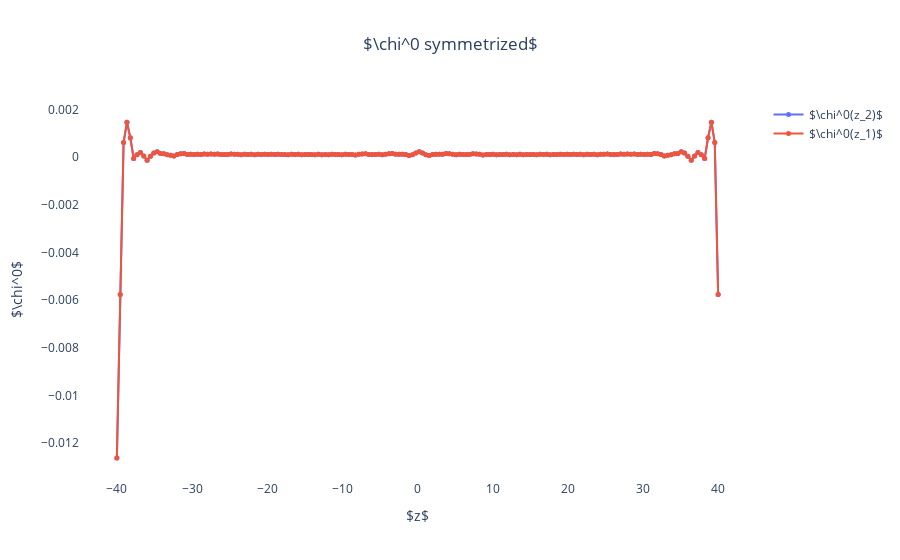

Source (notebook cell):
### Code cell
fig = go.Figure()
X = np.linspace(-40, 40, d2, endpoint = True)
xtitle = r'$z$'
z = 0
a = 0
fig.add_trace(go.Scatter(x = X, y = np.real(chi0zz_sym[z+a, :]), name = r'$\chi^0(z_2)$', mode = "lines+markers",marker=dict(
            size=5,
        ),))
fig.add_trace(go.Scatter(x = X, y = np.real(chi0zz_sym[z-a, :]), name = r'$\chi^0(z_1)$', mode = "lines+markers",marker=dict(
            size=5,
        ),))
fig.update_layout(title_text = r'$\chi^0 symmetrized$', title_x=0.5,xaxis_title= xtitle,
        yaxis_title = r'$\chi^0$',paper_bgcolor='rgba(0,0,0,0)', plot_bgcolor='rgba(0,0,0,0)',)
    #fig.show(dpi = 300)


fig.show()

### Figure 1 — Plotly figure (JSON) as saved in the notebook; plotly's stock layout.template omitted (floating-point values rounded to 4 significant figures; data arrays with more than 128 entries replaced by an {"elided": "..."} marker saying what was removed)
{"data": [{"marker": {"size": 5}, "mode": "lines+markers", "name": "$\\chi^0(z_2)$", "type": "scatter", "x": {"elided": "180 float values"}, "y": {"elided": "180 float values"}}, {"marker": {"size": 5}, "mode": "lines+markers", "name": "$\\chi^0(z_1)$", "type": "scatter", "x": {"elided": "180 float values"}, "y": {"elided": "180 float values"}}], "layout": {"paper_bgcolor": "rgba(0,0,0,0)", "plot_bgcolor": "rgba(0,0,0,0)", "title": {"text": "$\\chi^0 symmetrized$", "x": 0.5}, "xaxis": {"title": {"text": "$z$"}}, "yaxis": {"title": {"text": "$\\chi^0$"}}}}
